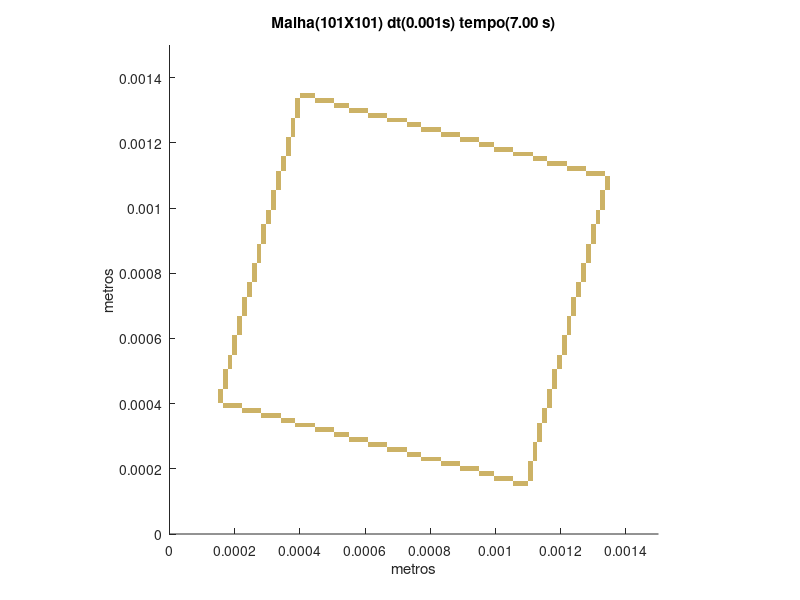

MATLAB code for this plot:
set (gca,'PlotBoxAspectRatio',[1 1 1],'Xlim',[0,0.0015],'Ylim',[0,0.0015])
hold on
title('Malha(101X101) dt(0.001s) tempo(7.00 s)')
hold on
ylabel('metros')
hold on
xlabel('metros')
hold on

fill([0.00105445544554455 0.00105445544554455 0.00106930693069307 0.00106930693069307],[0.000148514851485149 0.000163366336633663 0.000163366336633663 0.000148514851485149],[0.8,0.7,0.4],'LineStyle','none')

fill([0.00106930693069307 0.00106930693069307 0.00108415841584158 0.00108415841584158],[0.000148514851485149 0.000163366336633663 0.000163366336633663 0.000148514851485149],[0.8,0.7,0.4],'LineStyle','none')

fill([0.00108415841584158 0.00108415841584158 0.0010990099009901 0.0010990099009901],[0.000148514851485149 0.000163366336633663 0.000163366336633663 0.000148514851485149],[0.8,0.7,0.4],'LineStyle','none')

fill([0.000995049504950495 0.000995049504950495 0.00100990099009901 0.00100990099009901],[0.000163366336633663 0.000178217821782178 0.000178217821782178 0.000163366336633663],[0.8,0.7,0.4],'LineStyle','none')

fill([0.00100990099009901 0.00100990099009901 0.00102475247524752 0.00102475247524752],[0.000163366336633663 0.000178217821782178 0.000178217821782178 0.000163366336633663],[0.8,0.7,0.4],'LineStyle','none')

fill([0.00102475247524752 0.00102475247524752 0.00103960396039604 0.00103960396039604],[0.000163366336633663 0.000178217821782178 0.000178217821782178 0.000163366336633663],[0.8,0.7,0.4],'LineStyle','none')

fill([0.00103960396039604 0.00103960396039604 0.00105445544554455 0.00105445544554455],[0.000163366336633663 0.000178217821782178 0.000178217821782178 0.000163366336633663],[0.8,0.7,0.4],'LineStyle','none')

fill([0.0010990099009901 0.0010990099009901 0.00111386138613861 0.00111386138613861],[0.000163366336633663 0.000178217821782178 0.000178217821782178 0.000163366336633663],[0.8,0.7,0.4],'LineStyle','none')

fill([0.00095049504950495 0.00095049504950495 0.000965346534653465 0.000965346534653465],[0.000178217821782178 0.000193069306930693 0.000193069306930693 0.000178217821782178],[0.8,0.7,0.4],'LineStyle','none')

fill([0.000965346534653465 0.000965346534653465 0.00098019801980198 0.00098019801980198],[0.000178217821782178 0.000193069306930693 0.000193069306930693 0.000178217821782178],[0.8,0.7,0.4],'LineStyle','none')

fill([0.00098019801980198 0.00098019801980198 0.000995049504950495 0.000995049504950495],[0.000178217821782178 0.000193069306930693 0.000193069306930693 0.000178217821782178],[0.8,0.7,0.4],'LineStyle','none')

fill([0.0010990099009901 0.0010990099009901 0.00111386138613861 0.00111386138613861],[0.000178217821782178 0.000193069306930693 0.000193069306930693 0.000178217821782178],[0.8,0.7,0.4],'LineStyle','none')

fill([0.000891089108910891 0.000891089108910891 0.000905940594059406 0.000905940594059406],[0.000193069306930693 0.000207920792079208 0.000207920792079208 0.000193069306930693],[0.8,0.7,0.4],'LineStyle','none')

fill([0.000905940594059406 0.000905940594059406 0.000920792079207921 0.000920792079207921],[0.000193069306930693 0.000207920792079208 0.000207920792079208 0.000193069306930693],[0.8,0.7,0.4],'LineStyle','none')

fill([0.000920792079207921 0.000920792079207921 0.000935643564356436 0.000935643564356436],[0.000193069306930693 0.000207920792079208 0.000207920792079208 0.000193069306930693],[0.8,0.7,0.4],'LineStyle','none')

fill([0.000935643564356436 0.000935643564356436 0.00095049504950495 0.00095049504950495],[0.000193069306930693 0.000207920792079208 0.000207920792079208 0.000193069306930693],[0.8,0.7,0.4],'LineStyle','none')

fill([0.0010990099009901 0.0010990099009901 0.00111386138613861 0.00111386138613861],[0.000193069306930693 0.000207920792079208 0.000207920792079208 0.000193069306930693],[0.8,0.7,0.4],'LineStyle','none')

fill([0.000831683168316832 0.000831683168316832 0.000846534653465347 0.000846534653465347],[0.000207920792079208 0.000222772277227723 0.000222772277227723 0.000207920792079208],[0.8,0.7,0.4],'LineStyle','none')

fill([0.000846534653465347 0.000846534653465347 0.000861386138613861 0.000861386138613861],[0.000207920792079208 0.000222772277227723 0.000222772277227723 0.000207920792079208],[0.8,0.7,0.4],'LineStyle','none')

fill([0.000861386138613861 0.000861386138613861 0.000876237623762376 0.000876237623762376],[0.000207920792079208 0.000222772277227723 0.000222772277227723 0.000207920792079208],[0.8,0.7,0.4],'LineStyle','none')

fill([0.000876237623762376 0.000876237623762376 0.000891089108910891 0.000891089108910891],[0.000207920792079208 0.000222772277227723 0.000222772277227723 0.000207920792079208],[0.8,0.7,0.4],'LineStyle','none')

fill([0.0010990099009901 0.0010990099009901 0.00111386138613861 0.00111386138613861],[0.000207920792079208 0.000222772277227723 0.000222772277227723 0.000207920792079208],[0.8,0.7,0.4],'LineStyle','none')

fill([0.000772277227722772 0.000772277227722772 0.000787128712871287 0.000787128712871287],[0.000222772277227723 0.000237623762376238 0.000237623762376238 0.000222772277227723],[0.8,0.7,0.4],'LineStyle','none')

fill([0.000787128712871287 0.000787128712871287 0.000801980198019802 0.000801980198019802],[0.000222772277227723 0.000237623762376238 0.000237623762376238 0.000222772277227723],[0.8,0.7,0.4],'LineStyle','none')

fill([0.000801980198019802 0.000801980198019802 0.000816831683168317 0.000816831683168317],[0.000222772277227723 0.000237623762376238 0.000237623762376238 0.000222772277227723],[0.8,0.7,0.4],'LineStyle','none')

fill([0.000816831683168317 0.000816831683168317 0.000831683168316832 0.000831683168316832],[0.000222772277227723 0.000237623762376238 0.000237623762376238 0.000222772277227723],[0.8,0.7,0.4],'LineStyle','none')

fill([0.00111386138613861 0.00111386138613861 0.00112871287128713 0.00112871287128713],[0.000222772277227723 0.000237623762376238 0.000237623762376238 0.000222772277227723],[0.8,0.7,0.4],'LineStyle','none')

fill([0.000727722772277228 0.000727722772277228 0.000742574257425743 0.000742574257425743],[0.000237623762376238 0.000252475247524752 0.000252475247524752 0.000237623762376238],[0.8,0.7,0.4],'LineStyle','none')

fill([0.000742574257425743 0.000742574257425743 0.000757425742574257 0.000757425742574257],[0.000237623762376238 0.000252475247524752 0.000252475247524752 0.000237623762376238],[0.8,0.7,0.4],'LineStyle','none')

fill([0.000757425742574257 0.000757425742574257 0.000772277227722772 0.000772277227722772],[0.000237623762376238 0.000252475247524752 0.000252475247524752 0.000237623762376238],[0.8,0.7,0.4],'LineStyle','none')

fill([0.00111386138613861 0.00111386138613861 0.00112871287128713 0.00112871287128713],[0.000237623762376238 0.000252475247524752 0.000252475247524752 0.000237623762376238],[0.8,0.7,0.4],'LineStyle','none')

fill([0.000668316831683168 0.000668316831683168 0.000683168316831683 0.000683168316831683],[0.000252475247524752 0.000267326732673267 0.000267326732673267 0.000252475247524752],[0.8,0.7,0.4],'LineStyle','none')

fill([0.000683168316831683 0.000683168316831683 0.000698019801980198 0.000698019801980198],[0.000252475247524752 0.000267326732673267 0.000267326732673267 0.000252475247524752],[0.8,0.7,0.4],'LineStyle','none')

fill([0.000698019801980198 0.000698019801980198 0.000712871287128713 0.000712871287128713],[0.000252475247524752 0.000267326732673267 0.000267326732673267 0.000252475247524752],[0.8,0.7,0.4],'LineStyle','none')

fill([0.000712871287128713 0.000712871287128713 0.000727722772277228 0.000727722772277228],[0.000252475247524752 0.000267326732673267 0.000267326732673267 0.000252475247524752],[0.8,0.7,0.4],'LineStyle','none')

fill([0.00111386138613861 0.00111386138613861 0.00112871287128713 0.00112871287128713],[0.000252475247524752 0.000267326732673267 0.000267326732673267 0.000252475247524752],[0.8,0.7,0.4],'LineStyle','none')

fill([0.000608910891089109 0.000608910891089109 0.000623762376237624 0.000623762376237624],[0.000267326732673267 0.000282178217821782 0.000282178217821782 0.000267326732673267],[0.8,0.7,0.4],'LineStyle','none')

fill([0.000623762376237624 0.000623762376237624 0.000638613861386139 0.000638613861386139],[0.000267326732673267 0.000282178217821782 0.000282178217821782 0.000267326732673267],[0.8,0.7,0.4],'LineStyle','none')

fill([0.000638613861386139 0.000638613861386139 0.000653465346534653 0.000653465346534653],[0.000267326732673267 0.000282178217821782 0.000282178217821782 0.000267326732673267],[0.8,0.7,0.4],'LineStyle','none')

fill([0.000653465346534653 0.000653465346534653 0.000668316831683168 0.000668316831683168],[0.000267326732673267 0.000282178217821782 0.000282178217821782 0.000267326732673267],[0.8,0.7,0.4],'LineStyle','none')

fill([0.00111386138613861 0.00111386138613861 0.00112871287128713 0.00112871287128713],[0.000267326732673267 0.000282178217821782 0.000282178217821782 0.000267326732673267],[0.8,0.7,0.4],'LineStyle','none')

fill([0.000549504950495049 0.000549504950495049 0.000564356435643564 0.000564356435643564],[0.000282178217821782 0.000297029702970297 0.000297029702970297 0.000282178217821782],[0.8,0.7,0.4],'LineStyle','none')

fill([0.000564356435643564 0.000564356435643564 0.000579207920792079 0.000579207920792079],[0.000282178217821782 0.000297029702970297 0.000297029702970297 0.000282178217821782],[0.8,0.7,0.4],'LineStyle','none')

fill([0.000579207920792079 0.000579207920792079 0.000594059405940594 0.000594059405940594],[0.000282178217821782 0.000297029702970297 0.000297029702970297 0.000282178217821782],[0.8,0.7,0.4],'LineStyle','none')

fill([0.000594059405940594 0.000594059405940594 0.000608910891089109 0.000608910891089109],[0.000282178217821782 0.000297029702970297 0.000297029702970297 0.000282178217821782],[0.8,0.7,0.4],'LineStyle','none')

fill([0.00112871287128713 0.00112871287128713 0.00114356435643564 0.00114356435643564],[0.000282178217821782 0.000297029702970297 0.000297029702970297 0.000282178217821782],[0.8,0.7,0.4],'LineStyle','none')

fill([0.000504950495049505 0.000504950495049505 0.00051980198019802 0.00051980198019802],[0.000297029702970297 0.000311881188118812 0.000311881188118812 0.000297029702970297],[0.8,0.7,0.4],'LineStyle','none')

fill([0.00051980198019802 0.00051980198019802 0.000534653465346535 0.000534653465346535],[0.000297029702970297 0.000311881188118812 0.000311881188118812 0.000297029702970297],[0.8,0.7,0.4],'LineStyle','none')

fill([0.000534653465346535 0.000534653465346535 0.000549504950495049 0.000549504950495049],[0.000297029702970297 0.000311881188118812 0.000311881188118812 0.000297029702970297],[0.8,0.7,0.4],'LineStyle','none')

fill([0.00112871287128713 0.00112871287128713 0.00114356435643564 0.00114356435643564],[0.000297029702970297 0.000311881188118812 0.000311881188118812 0.000297029702970297],[0.8,0.7,0.4],'LineStyle','none')

fill([0.000445544554455446 0.000445544554455446 0.00046039603960396 0.00046039603960396],[0.000311881188118812 0.000326732673267327 0.000326732673267327 0.000311881188118812],[0.8,0.7,0.4],'LineStyle','none')

fill([0.00046039603960396 0.00046039603960396 0.000475247524752475 0.000475247524752475],[0.000311881188118812 0.000326732673267327 0.000326732673267327 0.000311881188118812],[0.8,0.7,0.4],'LineStyle','none')

fill([0.000475247524752475 0.000475247524752475 0.00049009900990099 0.00049009900990099],[0.000311881188118812 0.000326732673267327 0.000326732673267327 0.000311881188118812],[0.8,0.7,0.4],'LineStyle','none')

fill([0.00049009900990099 0.00049009900990099 0.000504950495049505 0.000504950495049505],[0.000311881188118812 0.000326732673267327 0.000326732673267327 0.000311881188118812],[0.8,0.7,0.4],'LineStyle','none')

fill([0.00112871287128713 0.00112871287128713 0.00114356435643564 0.00114356435643564],[0.000311881188118812 0.000326732673267327 0.000326732673267327 0.000311881188118812],[0.8,0.7,0.4],'LineStyle','none')

fill([0.000386138613861386 0.000386138613861386 0.000400990099009901 0.000400990099009901],[0.000326732673267327 0.000341584158415842 0.000341584158415842 0.000326732673267327],[0.8,0.7,0.4],'LineStyle','none')

fill([0.000400990099009901 0.000400990099009901 0.000415841584158416 0.000415841584158416],[0.000326732673267327 0.000341584158415842 0.000341584158415842 0.000326732673267327],[0.8,0.7,0.4],'LineStyle','none')

fill([0.000415841584158416 0.000415841584158416 0.000430693069306931 0.000430693069306931],[0.000326732673267327 0.000341584158415842 0.000341584158415842 0.000326732673267327],[0.8,0.7,0.4],'LineStyle','none')

fill([0.000430693069306931 0.000430693069306931 0.000445544554455446 0.000445544554455446],[0.000326732673267327 0.000341584158415842 0.000341584158415842 0.000326732673267327],[0.8,0.7,0.4],'LineStyle','none')

fill([0.00112871287128713 0.00112871287128713 0.00114356435643564 0.00114356435643564],[0.000326732673267327 0.000341584158415842 0.000341584158415842 0.000326732673267327],[0.8,0.7,0.4],'LineStyle','none')

fill([0.000341584158415842 0.000341584158415842 0.000356435643564356 0.000356435643564356],[0.000341584158415842 0.000356435643564356 0.000356435643564356 0.000341584158415842],[0.8,0.7,0.4],'LineStyle','none')

fill([0.000356435643564356 0.000356435643564356 0.000371287128712871 0.000371287128712871],[0.000341584158415842 0.000356435643564356 0.000356435643564356 0.000341584158415842],[0.8,0.7,0.4],'LineStyle','none')

fill([0.000371287128712871 0.000371287128712871 0.000386138613861386 0.000386138613861386],[0.000341584158415842 0.000356435643564356 0.000356435643564356 0.000341584158415842],[0.8,0.7,0.4],'LineStyle','none')

fill([0.00114356435643564 0.00114356435643564 0.00115841584158416 0.00115841584158416],[0.000341584158415842 0.000356435643564356 0.000356435643564356 0.000341584158415842],[0.8,0.7,0.4],'LineStyle','none')

fill([0.000282178217821782 0.000282178217821782 0.000297029702970297 0.000297029702970297],[0.000356435643564356 0.000371287128712871 0.000371287128712871 0.000356435643564356],[0.8,0.7,0.4],'LineStyle','none')

fill([0.000297029702970297 0.000297029702970297 0.000311881188118812 0.000311881188118812],[0.000356435643564356 0.000371287128712871 0.000371287128712871 0.000356435643564356],[0.8,0.7,0.4],'LineStyle','none')

fill([0.000311881188118812 0.000311881188118812 0.000326732673267327 0.000326732673267327],[0.000356435643564356 0.000371287128712871 0.000371287128712871 0.000356435643564356],[0.8,0.7,0.4],'LineStyle','none')

fill([0.000326732673267327 0.000326732673267327 0.000341584158415842 0.000341584158415842],[0.000356435643564356 0.000371287128712871 0.000371287128712871 0.000356435643564356],[0.8,0.7,0.4],'LineStyle','none')

fill([0.00114356435643564 0.00114356435643564 0.00115841584158416 0.00115841584158416],[0.000356435643564356 0.000371287128712871 0.000371287128712871 0.000356435643564356],[0.8,0.7,0.4],'LineStyle','none')

fill([0.000222772277227723 0.000222772277227723 0.000237623762376238 0.000237623762376238],[0.000371287128712871 0.000386138613861386 0.000386138613861386 0.000371287128712871],[0.8,0.7,0.4],'LineStyle','none')

fill([0.000237623762376238 0.000237623762376238 0.000252475247524752 0.000252475247524752],[0.000371287128712871 0.000386138613861386 0.000386138613861386 0.000371287128712871],[0.8,0.7,0.4],'LineStyle','none')

fill([0.000252475247524752 0.000252475247524752 0.000267326732673267 0.000267326732673267],[0.000371287128712871 0.000386138613861386 0.000386138613861386 0.000371287128712871],[0.8,0.7,0.4],'LineStyle','none')

fill([0.000267326732673267 0.000267326732673267 0.000282178217821782 0.000282178217821782],[0.000371287128712871 0.000386138613861386 0.000386138613861386 0.000371287128712871],[0.8,0.7,0.4],'LineStyle','none')

fill([0.00114356435643564 0.00114356435643564 0.00115841584158416 0.00115841584158416],[0.000371287128712871 0.000386138613861386 0.000386138613861386 0.000371287128712871],[0.8,0.7,0.4],'LineStyle','none')

fill([0.000163366336633663 0.000163366336633663 0.000178217821782178 0.000178217821782178],[0.000386138613861386 0.000400990099009901 0.000400990099009901 0.000386138613861386],[0.8,0.7,0.4],'LineStyle','none')

fill([0.000178217821782178 0.000178217821782178 0.000193069306930693 0.000193069306930693],[0.000386138613861386 0.000400990099009901 0.000400990099009901 0.000386138613861386],[0.8,0.7,0.4],'LineStyle','none')

fill([0.000193069306930693 0.000193069306930693 0.000207920792079208 0.000207920792079208],[0.000386138613861386 0.000400990099009901 0.000400990099009901 0.000386138613861386],[0.8,0.7,0.4],'LineStyle','none')

fill([0.000207920792079208 0.000207920792079208 0.000222772277227723 0.000222772277227723],[0.000386138613861386 0.000400990099009901 0.000400990099009901 0.000386138613861386],[0.8,0.7,0.4],'LineStyle','none')

fill([0.00115841584158416 0.00115841584158416 0.00117326732673267 0.00117326732673267],[0.000386138613861386 0.000400990099009901 0.000400990099009901 0.000386138613861386],[0.8,0.7,0.4],'LineStyle','none')

fill([0.000148514851485149 0.000148514851485149 0.000163366336633663 0.000163366336633663],[0.000400990099009901 0.000415841584158416 0.000415841584158416 0.000400990099009901],[0.8,0.7,0.4],'LineStyle','none')

fill([0.00115841584158416 0.00115841584158416 0.00117326732673267 0.00117326732673267],[0.000400990099009901 0.000415841584158416 0.000415841584158416 0.000400990099009901],[0.8,0.7,0.4],'LineStyle','none')

fill([0.000148514851485149 0.000148514851485149 0.000163366336633663 0.000163366336633663],[0.000415841584158416 0.000430693069306931 0.000430693069306931 0.000415841584158416],[0.8,0.7,0.4],'LineStyle','none')

fill([0.00115841584158416 0.00115841584158416 0.00117326732673267 0.00117326732673267],[0.000415841584158416 0.000430693069306931 0.000430693069306931 0.000415841584158416],[0.8,0.7,0.4],'LineStyle','none')

fill([0.000148514851485149 0.000148514851485149 0.000163366336633663 0.000163366336633663],[0.000430693069306931 0.000445544554455446 0.000445544554455446 0.000430693069306931],[0.8,0.7,0.4],'LineStyle','none')

fill([0.00115841584158416 0.00115841584158416 0.00117326732673267 0.00117326732673267],[0.000430693069306931 0.000445544554455446 0.000445544554455446 0.000430693069306931],[0.8,0.7,0.4],'LineStyle','none')

fill([0.000163366336633663 0.000163366336633663 0.000178217821782178 0.000178217821782178],[0.000445544554455446 0.00046039603960396 0.00046039603960396 0.000445544554455446],[0.8,0.7,0.4],'LineStyle','none')

fill([0.00117326732673267 0.00117326732673267 0.00118811881188119 0.00118811881188119],[0.000445544554455446 0.00046039603960396 0.00046039603960396 0.000445544554455446],[0.8,0.7,0.4],'LineStyle','none')

fill([0.000163366336633663 0.000163366336633663 0.000178217821782178 0.000178217821782178],[0.00046039603960396 0.000475247524752475 0.000475247524752475 0.00046039603960396],[0.8,0.7,0.4],'LineStyle','none')

fill([0.00117326732673267 0.00117326732673267 0.00118811881188119 0.00118811881188119],[0.00046039603960396 0.000475247524752475 0.000475247524752475 0.00046039603960396],[0.8,0.7,0.4],'LineStyle','none')

fill([0.000163366336633663 0.000163366336633663 0.000178217821782178 0.000178217821782178],[0.000475247524752475 0.00049009900990099 0.00049009900990099 0.000475247524752475],[0.8,0.7,0.4],'LineStyle','none')

fill([0.00117326732673267 0.00117326732673267 0.00118811881188119 0.00118811881188119],[0.000475247524752475 0.00049009900990099 0.00049009900990099 0.000475247524752475],[0.8,0.7,0.4],'LineStyle','none')

fill([0.000163366336633663 0.000163366336633663 0.000178217821782178 0.000178217821782178],[0.00049009900990099 0.000504950495049505 0.000504950495049505 0.00049009900990099],[0.8,0.7,0.4],'LineStyle','none')

fill([0.00117326732673267 0.00117326732673267 0.00118811881188119 0.00118811881188119],[0.00049009900990099 0.000504950495049505 0.000504950495049505 0.00049009900990099],[0.8,0.7,0.4],'LineStyle','none')

fill([0.000178217821782178 0.000178217821782178 0.000193069306930693 0.000193069306930693],[0.000504950495049505 0.00051980198019802 0.00051980198019802 0.000504950495049505],[0.8,0.7,0.4],'LineStyle','none')

fill([0.00118811881188119 0.00118811881188119 0.0012029702970297 0.0012029702970297],[0.000504950495049505 0.00051980198019802 0.00051980198019802 0.000504950495049505],[0.8,0.7,0.4],'LineStyle','none')

fill([0.000178217821782178 0.000178217821782178 0.000193069306930693 0.000193069306930693],[0.00051980198019802 0.000534653465346535 0.000534653465346535 0.00051980198019802],[0.8,0.7,0.4],'LineStyle','none')

fill([0.00118811881188119 0.00118811881188119 0.0012029702970297 0.0012029702970297],[0.00051980198019802 0.000534653465346535 0.000534653465346535 0.00051980198019802],[0.8,0.7,0.4],'LineStyle','none')

fill([0.000178217821782178 0.000178217821782178 0.000193069306930693 0.000193069306930693],[0.000534653465346535 0.000549504950495049 0.000549504950495049 0.000534653465346535],[0.8,0.7,0.4],'LineStyle','none')

fill([0.00118811881188119 0.00118811881188119 0.0012029702970297 0.0012029702970297],[0.000534653465346535 0.000549504950495049 0.000549504950495049 0.000534653465346535],[0.8,0.7,0.4],'LineStyle','none')

fill([0.000193069306930693 0.000193069306930693 0.000207920792079208 0.000207920792079208],[0.000549504950495049 0.000564356435643564 0.000564356435643564 0.000549504950495049],[0.8,0.7,0.4],'LineStyle','none')

fill([0.0012029702970297 0.0012029702970297 0.00121782178217822 0.00121782178217822],[0.000549504950495049 0.000564356435643564 0.000564356435643564 0.000549504950495049],[0.8,0.7,0.4],'LineStyle','none')

fill([0.000193069306930693 0.000193069306930693 0.000207920792079208 0.000207920792079208],[0.000564356435643564 0.000579207920792079 0.000579207920792079 0.000564356435643564],[0.8,0.7,0.4],'LineStyle','none')

fill([0.0012029702970297 0.0012029702970297 0.00121782178217822 0.00121782178217822],[0.000564356435643564 0.000579207920792079 0.000579207920792079 0.000564356435643564],[0.8,0.7,0.4],'LineStyle','none')

fill([0.000193069306930693 0.000193069306930693 0.000207920792079208 0.000207920792079208],[0.000579207920792079 0.000594059405940594 0.000594059405940594 0.000579207920792079],[0.8,0.7,0.4],'LineStyle','none')

fill([0.0012029702970297 0.0012029702970297 0.00121782178217822 0.00121782178217822],[0.000579207920792079 0.000594059405940594 0.000594059405940594 0.000579207920792079],[0.8,0.7,0.4],'LineStyle','none')

fill([0.000193069306930693 0.000193069306930693 0.000207920792079208 0.000207920792079208],[0.000594059405940594 0.000608910891089109 0.000608910891089109 0.000594059405940594],[0.8,0.7,0.4],'LineStyle','none')

fill([0.0012029702970297 0.0012029702970297 0.00121782178217822 0.00121782178217822],[0.000594059405940594 0.000608910891089109 0.000608910891089109 0.000594059405940594],[0.8,0.7,0.4],'LineStyle','none')

fill([0.000207920792079208 0.000207920792079208 0.000222772277227723 0.000222772277227723],[0.000608910891089109 0.000623762376237624 0.000623762376237624 0.000608910891089109],[0.8,0.7,0.4],'LineStyle','none')

fill([0.00121782178217822 0.00121782178217822 0.00123267326732673 0.00123267326732673],[0.000608910891089109 0.000623762376237624 0.000623762376237624 0.000608910891089109],[0.8,0.7,0.4],'LineStyle','none')

fill([0.000207920792079208 0.000207920792079208 0.000222772277227723 0.000222772277227723],[0.000623762376237624 0.000638613861386139 0.000638613861386139 0.000623762376237624],[0.8,0.7,0.4],'LineStyle','none')

fill([0.00121782178217822 0.00121782178217822 0.00123267326732673 0.00123267326732673],[0.000623762376237624 0.000638613861386139 0.000638613861386139 0.000623762376237624],[0.8,0.7,0.4],'LineStyle','none')

fill([0.000207920792079208 0.000207920792079208 0.000222772277227723 0.000222772277227723],[0.000638613861386139 0.000653465346534653 0.000653465346534653 0.000638613861386139],[0.8,0.7,0.4],'LineStyle','none')

fill([0.00121782178217822 0.00121782178217822 0.00123267326732673 0.00123267326732673],[0.000638613861386139 0.000653465346534653 0.000653465346534653 0.000638613861386139],[0.8,0.7,0.4],'LineStyle','none')

fill([0.000207920792079208 0.000207920792079208 0.000222772277227723 0.000222772277227723],[0.000653465346534653 0.000668316831683168 0.000668316831683168 0.000653465346534653],[0.8,0.7,0.4],'LineStyle','none')

fill([0.00121782178217822 0.00121782178217822 0.00123267326732673 0.00123267326732673],[0.000653465346534653 0.000668316831683168 0.000668316831683168 0.000653465346534653],[0.8,0.7,0.4],'LineStyle','none')

fill([0.000222772277227723 0.000222772277227723 0.000237623762376238 0.000237623762376238],[0.000668316831683168 0.000683168316831683 0.000683168316831683 0.000668316831683168],[0.8,0.7,0.4],'LineStyle','none')

fill([0.00123267326732673 0.00123267326732673 0.00124752475247525 0.00124752475247525],[0.000668316831683168 0.000683168316831683 0.000683168316831683 0.000668316831683168],[0.8,0.7,0.4],'LineStyle','none')

fill([0.000222772277227723 0.000222772277227723 0.000237623762376238 0.000237623762376238],[0.000683168316831683 0.000698019801980198 0.000698019801980198 0.000683168316831683],[0.8,0.7,0.4],'LineStyle','none')

fill([0.00123267326732673 0.00123267326732673 0.00124752475247525 0.00124752475247525],[0.000683168316831683 0.000698019801980198 0.000698019801980198 0.000683168316831683],[0.8,0.7,0.4],'LineStyle','none')

fill([0.000222772277227723 0.000222772277227723 0.000237623762376238 0.000237623762376238],[0.000698019801980198 0.000712871287128713 0.000712871287128713 0.000698019801980198],[0.8,0.7,0.4],'LineStyle','none')

fill([0.00123267326732673 0.00123267326732673 0.00124752475247525 0.00124752475247525],[0.000698019801980198 0.000712871287128713 0.000712871287128713 0.000698019801980198],[0.8,0.7,0.4],'LineStyle','none')

fill([0.000222772277227723 0.000222772277227723 0.000237623762376238 0.000237623762376238],[0.000712871287128713 0.000727722772277228 0.000727722772277228 0.000712871287128713],[0.8,0.7,0.4],'LineStyle','none')

fill([0.00123267326732673 0.00123267326732673 0.00124752475247525 0.00124752475247525],[0.000712871287128713 0.000727722772277228 0.000727722772277228 0.000712871287128713],[0.8,0.7,0.4],'LineStyle','none')

fill([0.000237623762376238 0.000237623762376238 0.000252475247524752 0.000252475247524752],[0.000727722772277228 0.000742574257425743 0.000742574257425743 0.000727722772277228],[0.8,0.7,0.4],'LineStyle','none')

fill([0.00124752475247525 0.00124752475247525 0.00126237623762376 0.00126237623762376],[0.000727722772277228 0.000742574257425743 0.000742574257425743 0.000727722772277228],[0.8,0.7,0.4],'LineStyle','none')

fill([0.000237623762376238 0.000237623762376238 0.000252475247524752 0.000252475247524752],[0.000742574257425743 0.000757425742574257 0.000757425742574257 0.000742574257425743],[0.8,0.7,0.4],'LineStyle','none')

fill([0.00124752475247525 0.00124752475247525 0.00126237623762376 0.00126237623762376],[0.000742574257425743 0.000757425742574257 0.000757425742574257 0.000742574257425743],[0.8,0.7,0.4],'LineStyle','none')

fill([0.000237623762376238 0.000237623762376238 0.000252475247524752 0.000252475247524752],[0.000757425742574257 0.000772277227722772 0.000772277227722772 0.000757425742574257],[0.8,0.7,0.4],'LineStyle','none')

fill([0.00124752475247525 0.00124752475247525 0.00126237623762376 0.00126237623762376],[0.000757425742574257 0.000772277227722772 0.000772277227722772 0.000757425742574257],[0.8,0.7,0.4],'LineStyle','none')

fill([0.000252475247524752 0.000252475247524752 0.000267326732673267 0.000267326732673267],[0.000772277227722772 0.000787128712871287 0.000787128712871287 0.000772277227722772],[0.8,0.7,0.4],'LineStyle','none')

fill([0.00126237623762376 0.00126237623762376 0.00127722772277228 0.00127722772277228],[0.000772277227722772 0.000787128712871287 0.000787128712871287 0.000772277227722772],[0.8,0.7,0.4],'LineStyle','none')

fill([0.000252475247524752 0.000252475247524752 0.000267326732673267 0.000267326732673267],[0.000787128712871287 0.000801980198019802 0.000801980198019802 0.000787128712871287],[0.8,0.7,0.4],'LineStyle','none')

fill([0.00126237623762376 0.00126237623762376 0.00127722772277228 0.00127722772277228],[0.000787128712871287 0.000801980198019802 0.000801980198019802 0.000787128712871287],[0.8,0.7,0.4],'LineStyle','none')

fill([0.000252475247524752 0.000252475247524752 0.000267326732673267 0.000267326732673267],[0.000801980198019802 0.000816831683168317 0.000816831683168317 0.000801980198019802],[0.8,0.7,0.4],'LineStyle','none')

fill([0.00126237623762376 0.00126237623762376 0.00127722772277228 0.00127722772277228],[0.000801980198019802 0.000816831683168317 0.000816831683168317 0.000801980198019802],[0.8,0.7,0.4],'LineStyle','none')

fill([0.000252475247524752 0.000252475247524752 0.000267326732673267 0.000267326732673267],[0.000816831683168317 0.000831683168316832 0.000831683168316832 0.000816831683168317],[0.8,0.7,0.4],'LineStyle','none')

fill([0.00126237623762376 0.00126237623762376 0.00127722772277228 0.00127722772277228],[0.000816831683168317 0.000831683168316832 0.000831683168316832 0.000816831683168317],[0.8,0.7,0.4],'LineStyle','none')

fill([0.000267326732673267 0.000267326732673267 0.000282178217821782 0.000282178217821782],[0.000831683168316832 0.000846534653465347 0.000846534653465347 0.000831683168316832],[0.8,0.7,0.4],'LineStyle','none')

fill([0.00127722772277228 0.00127722772277228 0.00129207920792079 0.00129207920792079],[0.000831683168316832 0.000846534653465347 0.000846534653465347 0.000831683168316832],[0.8,0.7,0.4],'LineStyle','none')

fill([0.000267326732673267 0.000267326732673267 0.000282178217821782 0.000282178217821782],[0.000846534653465347 0.000861386138613861 0.000861386138613861 0.000846534653465347],[0.8,0.7,0.4],'LineStyle','none')

fill([0.00127722772277228 0.00127722772277228 0.00129207920792079 0.00129207920792079],[0.000846534653465347 0.000861386138613861 0.000861386138613861 0.000846534653465347],[0.8,0.7,0.4],'LineStyle','none')

fill([0.000267326732673267 0.000267326732673267 0.000282178217821782 0.000282178217821782],[0.000861386138613861 0.000876237623762376 0.000876237623762376 0.000861386138613861],[0.8,0.7,0.4],'LineStyle','none')

fill([0.00127722772277228 0.00127722772277228 0.00129207920792079 0.00129207920792079],[0.000861386138613861 0.000876237623762376 0.000876237623762376 0.000861386138613861],[0.8,0.7,0.4],'LineStyle','none')

fill([0.000267326732673267 0.000267326732673267 0.000282178217821782 0.000282178217821782],[0.000876237623762376 0.000891089108910891 0.000891089108910891 0.000876237623762376],[0.8,0.7,0.4],'LineStyle','none')

fill([0.00127722772277228 0.00127722772277228 0.00129207920792079 0.00129207920792079],[0.000876237623762376 0.000891089108910891 0.000891089108910891 0.000876237623762376],[0.8,0.7,0.4],'LineStyle','none')

fill([0.000282178217821782 0.000282178217821782 0.000297029702970297 0.000297029702970297],[0.000891089108910891 0.000905940594059406 0.000905940594059406 0.000891089108910891],[0.8,0.7,0.4],'LineStyle','none')

fill([0.00129207920792079 0.00129207920792079 0.00130693069306931 0.00130693069306931],[0.000891089108910891 0.000905940594059406 0.000905940594059406 0.000891089108910891],[0.8,0.7,0.4],'LineStyle','none')

fill([0.000282178217821782 0.000282178217821782 0.000297029702970297 0.000297029702970297],[0.000905940594059406 0.000920792079207921 0.000920792079207921 0.000905940594059406],[0.8,0.7,0.4],'LineStyle','none')

fill([0.00129207920792079 0.00129207920792079 0.00130693069306931 0.00130693069306931],[0.000905940594059406 0.000920792079207921 0.000920792079207921 0.000905940594059406],[0.8,0.7,0.4],'LineStyle','none')

fill([0.000282178217821782 0.000282178217821782 0.000297029702970297 0.000297029702970297],[0.000920792079207921 0.000935643564356436 0.000935643564356436 0.000920792079207921],[0.8,0.7,0.4],'LineStyle','none')

fill([0.00129207920792079 0.00129207920792079 0.00130693069306931 0.00130693069306931],[0.000920792079207921 0.000935643564356436 0.000935643564356436 0.000920792079207921],[0.8,0.7,0.4],'LineStyle','none')

fill([0.000282178217821782 0.000282178217821782 0.000297029702970297 0.000297029702970297],[0.000935643564356436 0.00095049504950495 0.00095049504950495 0.000935643564356436],[0.8,0.7,0.4],'LineStyle','none')

fill([0.00129207920792079 0.00129207920792079 0.00130693069306931 0.00130693069306931],[0.000935643564356436 0.00095049504950495 0.00095049504950495 0.000935643564356436],[0.8,0.7,0.4],'LineStyle','none')

fill([0.000297029702970297 0.000297029702970297 0.000311881188118812 0.000311881188118812],[0.00095049504950495 0.000965346534653465 0.000965346534653465 0.00095049504950495],[0.8,0.7,0.4],'LineStyle','none')

fill([0.00130693069306931 0.00130693069306931 0.00132178217821782 0.00132178217821782],[0.00095049504950495 0.000965346534653465 0.000965346534653465 0.00095049504950495],[0.8,0.7,0.4],'LineStyle','none')

fill([0.000297029702970297 0.000297029702970297 0.000311881188118812 0.000311881188118812],[0.000965346534653465 0.00098019801980198 0.00098019801980198 0.000965346534653465],[0.8,0.7,0.4],'LineStyle','none')

fill([0.00130693069306931 0.00130693069306931 0.00132178217821782 0.00132178217821782],[0.000965346534653465 0.00098019801980198 0.00098019801980198 0.000965346534653465],[0.8,0.7,0.4],'LineStyle','none')

fill([0.000297029702970297 0.000297029702970297 0.000311881188118812 0.000311881188118812],[0.00098019801980198 0.000995049504950495 0.000995049504950495 0.00098019801980198],[0.8,0.7,0.4],'LineStyle','none')

fill([0.00130693069306931 0.00130693069306931 0.00132178217821782 0.00132178217821782],[0.00098019801980198 0.000995049504950495 0.000995049504950495 0.00098019801980198],[0.8,0.7,0.4],'LineStyle','none')

fill([0.000311881188118812 0.000311881188118812 0.000326732673267327 0.000326732673267327],[0.000995049504950495 0.00100990099009901 0.00100990099009901 0.000995049504950495],[0.8,0.7,0.4],'LineStyle','none')

fill([0.00132178217821782 0.00132178217821782 0.00133663366336634 0.00133663366336634],[0.000995049504950495 0.00100990099009901 0.00100990099009901 0.000995049504950495],[0.8,0.7,0.4],'LineStyle','none')

fill([0.000311881188118812 0.000311881188118812 0.000326732673267327 0.000326732673267327],[0.00100990099009901 0.00102475247524752 0.00102475247524752 0.00100990099009901],[0.8,0.7,0.4],'LineStyle','none')

fill([0.00132178217821782 0.00132178217821782 0.00133663366336634 0.00133663366336634],[0.00100990099009901 0.00102475247524752 0.00102475247524752 0.00100990099009901],[0.8,0.7,0.4],'LineStyle','none')

fill([0.000311881188118812 0.000311881188118812 0.000326732673267327 0.000326732673267327],[0.00102475247524752 0.00103960396039604 0.00103960396039604 0.00102475247524752],[0.8,0.7,0.4],'LineStyle','none')

fill([0.00132178217821782 0.00132178217821782 0.00133663366336634 0.00133663366336634],[0.00102475247524752 0.00103960396039604 0.00103960396039604 0.00102475247524752],[0.8,0.7,0.4],'LineStyle','none')

fill([0.000311881188118812 0.000311881188118812 0.000326732673267327 0.000326732673267327],[0.00103960396039604 0.00105445544554455 0.00105445544554455 0.00103960396039604],[0.8,0.7,0.4],'LineStyle','none')

fill([0.00132178217821782 0.00132178217821782 0.00133663366336634 0.00133663366336634],[0.00103960396039604 0.00105445544554455 0.00105445544554455 0.00103960396039604],[0.8,0.7,0.4],'LineStyle','none')

fill([0.000326732673267327 0.000326732673267327 0.000341584158415842 0.000341584158415842],[0.00105445544554455 0.00106930693069307 0.00106930693069307 0.00105445544554455],[0.8,0.7,0.4],'LineStyle','none')

fill([0.00133663366336634 0.00133663366336634 0.00135148514851485 0.00135148514851485],[0.00105445544554455 0.00106930693069307 0.00106930693069307 0.00105445544554455],[0.8,0.7,0.4],'LineStyle','none')

fill([0.000326732673267327 0.000326732673267327 0.000341584158415842 0.000341584158415842],[0.00106930693069307 0.00108415841584158 0.00108415841584158 0.00106930693069307],[0.8,0.7,0.4],'LineStyle','none')

fill([0.00133663366336634 0.00133663366336634 0.00135148514851485 0.00135148514851485],[0.00106930693069307 0.00108415841584158 0.00108415841584158 0.00106930693069307],[0.8,0.7,0.4],'LineStyle','none')

fill([0.000326732673267327 0.000326732673267327 0.000341584158415842 0.000341584158415842],[0.00108415841584158 0.0010990099009901 0.0010990099009901 0.00108415841584158],[0.8,0.7,0.4],'LineStyle','none')

fill([0.00133663366336634 0.00133663366336634 0.00135148514851485 0.00135148514851485],[0.00108415841584158 0.0010990099009901 0.0010990099009901 0.00108415841584158],[0.8,0.7,0.4],'LineStyle','none')

fill([0.000326732673267327 0.000326732673267327 0.000341584158415842 0.000341584158415842],[0.0010990099009901 0.00111386138613861 0.00111386138613861 0.0010990099009901],[0.8,0.7,0.4],'LineStyle','none')

fill([0.00127722772277228 0.00127722772277228 0.00129207920792079 0.00129207920792079],[0.0010990099009901 0.00111386138613861 0.00111386138613861 0.0010990099009901],[0.8,0.7,0.4],'LineStyle','none')

fill([0.00129207920792079 0.00129207920792079 0.00130693069306931 0.00130693069306931],[0.0010990099009901 0.00111386138613861 0.00111386138613861 0.0010990099009901],[0.8,0.7,0.4],'LineStyle','none')

fill([0.00130693069306931 0.00130693069306931 0.00132178217821782 0.00132178217821782],[0.0010990099009901 0.00111386138613861 0.00111386138613861 0.0010990099009901],[0.8,0.7,0.4],'LineStyle','none')

fill([0.00132178217821782 0.00132178217821782 0.00133663366336634 0.00133663366336634],[0.0010990099009901 0.00111386138613861 0.00111386138613861 0.0010990099009901],[0.8,0.7,0.4],'LineStyle','none')

fill([0.000341584158415842 0.000341584158415842 0.000356435643564356 0.000356435643564356],[0.00111386138613861 0.00112871287128713 0.00112871287128713 0.00111386138613861],[0.8,0.7,0.4],'LineStyle','none')

fill([0.00121782178217822 0.00121782178217822 0.00123267326732673 0.00123267326732673],[0.00111386138613861 0.00112871287128713 0.00112871287128713 0.00111386138613861],[0.8,0.7,0.4],'LineStyle','none')

fill([0.00123267326732673 0.00123267326732673 0.00124752475247525 0.00124752475247525],[0.00111386138613861 0.00112871287128713 0.00112871287128713 0.00111386138613861],[0.8,0.7,0.4],'LineStyle','none')

fill([0.00124752475247525 0.00124752475247525 0.00126237623762376 0.00126237623762376],[0.00111386138613861 0.00112871287128713 0.00112871287128713 0.00111386138613861],[0.8,0.7,0.4],'LineStyle','none')

fill([0.00126237623762376 0.00126237623762376 0.00127722772277228 0.00127722772277228],[0.00111386138613861 0.00112871287128713 0.00112871287128713 0.00111386138613861],[0.8,0.7,0.4],'LineStyle','none')

fill([0.000341584158415842 0.000341584158415842 0.000356435643564356 0.000356435643564356],[0.00112871287128713 0.00114356435643564 0.00114356435643564 0.00112871287128713],[0.8,0.7,0.4],'LineStyle','none')

fill([0.00115841584158416 0.00115841584158416 0.00117326732673267 0.00117326732673267],[0.00112871287128713 0.00114356435643564 0.00114356435643564 0.00112871287128713],[0.8,0.7,0.4],'LineStyle','none')

fill([0.00117326732673267 0.00117326732673267 0.00118811881188119 0.00118811881188119],[0.00112871287128713 0.00114356435643564 0.00114356435643564 0.00112871287128713],[0.8,0.7,0.4],'LineStyle','none')

fill([0.00118811881188119 0.00118811881188119 0.0012029702970297 0.0012029702970297],[0.00112871287128713 0.00114356435643564 0.00114356435643564 0.00112871287128713],[0.8,0.7,0.4],'LineStyle','none')

fill([0.0012029702970297 0.0012029702970297 0.00121782178217822 0.00121782178217822],[0.00112871287128713 0.00114356435643564 0.00114356435643564 0.00112871287128713],[0.8,0.7,0.4],'LineStyle','none')

fill([0.000341584158415842 0.000341584158415842 0.000356435643564356 0.000356435643564356],[0.00114356435643564 0.00115841584158416 0.00115841584158416 0.00114356435643564],[0.8,0.7,0.4],'LineStyle','none')

fill([0.00111386138613861 0.00111386138613861 0.00112871287128713 0.00112871287128713],[0.00114356435643564 0.00115841584158416 0.00115841584158416 0.00114356435643564],[0.8,0.7,0.4],'LineStyle','none')

fill([0.00112871287128713 0.00112871287128713 0.00114356435643564 0.00114356435643564],[0.00114356435643564 0.00115841584158416 0.00115841584158416 0.00114356435643564],[0.8,0.7,0.4],'LineStyle','none')

fill([0.00114356435643564 0.00114356435643564 0.00115841584158416 0.00115841584158416],[0.00114356435643564 0.00115841584158416 0.00115841584158416 0.00114356435643564],[0.8,0.7,0.4],'LineStyle','none')

fill([0.000356435643564356 0.000356435643564356 0.000371287128712871 0.000371287128712871],[0.00115841584158416 0.00117326732673267 0.00117326732673267 0.00115841584158416],[0.8,0.7,0.4],'LineStyle','none')

fill([0.00105445544554455 0.00105445544554455 0.00106930693069307 0.00106930693069307],[0.00115841584158416 0.00117326732673267 0.00117326732673267 0.00115841584158416],[0.8,0.7,0.4],'LineStyle','none')

fill([0.00106930693069307 0.00106930693069307 0.00108415841584158 0.00108415841584158],[0.00115841584158416 0.00117326732673267 0.00117326732673267 0.00115841584158416],[0.8,0.7,0.4],'LineStyle','none')

fill([0.00108415841584158 0.00108415841584158 0.0010990099009901 0.0010990099009901],[0.00115841584158416 0.00117326732673267 0.00117326732673267 0.00115841584158416],[0.8,0.7,0.4],'LineStyle','none')

fill([0.0010990099009901 0.0010990099009901 0.00111386138613861 0.00111386138613861],[0.00115841584158416 0.00117326732673267 0.00117326732673267 0.00115841584158416],[0.8,0.7,0.4],'LineStyle','none')

fill([0.000356435643564356 0.000356435643564356 0.000371287128712871 0.000371287128712871],[0.00117326732673267 0.00118811881188119 0.00118811881188119 0.00117326732673267],[0.8,0.7,0.4],'LineStyle','none')

fill([0.000995049504950495 0.000995049504950495 0.00100990099009901 0.00100990099009901],[0.00117326732673267 0.00118811881188119 0.00118811881188119 0.00117326732673267],[0.8,0.7,0.4],'LineStyle','none')

fill([0.00100990099009901 0.00100990099009901 0.00102475247524752 0.00102475247524752],[0.00117326732673267 0.00118811881188119 0.00118811881188119 0.00117326732673267],[0.8,0.7,0.4],'LineStyle','none')

fill([0.00102475247524752 0.00102475247524752 0.00103960396039604 0.00103960396039604],[0.00117326732673267 0.00118811881188119 0.00118811881188119 0.00117326732673267],[0.8,0.7,0.4],'LineStyle','none')

fill([0.00103960396039604 0.00103960396039604 0.00105445544554455 0.00105445544554455],[0.00117326732673267 0.00118811881188119 0.00118811881188119 0.00117326732673267],[0.8,0.7,0.4],'LineStyle','none')

fill([0.000356435643564356 0.000356435643564356 0.000371287128712871 0.000371287128712871],[0.00118811881188119 0.0012029702970297 0.0012029702970297 0.00118811881188119],[0.8,0.7,0.4],'LineStyle','none')

fill([0.00095049504950495 0.00095049504950495 0.000965346534653465 0.000965346534653465],[0.00118811881188119 0.0012029702970297 0.0012029702970297 0.00118811881188119],[0.8,0.7,0.4],'LineStyle','none')

fill([0.000965346534653465 0.000965346534653465 0.00098019801980198 0.00098019801980198],[0.00118811881188119 0.0012029702970297 0.0012029702970297 0.00118811881188119],[0.8,0.7,0.4],'LineStyle','none')

fill([0.00098019801980198 0.00098019801980198 0.000995049504950495 0.000995049504950495],[0.00118811881188119 0.0012029702970297 0.0012029702970297 0.00118811881188119],[0.8,0.7,0.4],'LineStyle','none')

fill([0.000356435643564356 0.000356435643564356 0.000371287128712871 0.000371287128712871],[0.0012029702970297 0.00121782178217822 0.00121782178217822 0.0012029702970297],[0.8,0.7,0.4],'LineStyle','none')

fill([0.000891089108910891 0.000891089108910891 0.000905940594059406 0.000905940594059406],[0.0012029702970297 0.00121782178217822 0.00121782178217822 0.0012029702970297],[0.8,0.7,0.4],'LineStyle','none')

fill([0.000905940594059406 0.000905940594059406 0.000920792079207921 0.000920792079207921],[0.0012029702970297 0.00121782178217822 0.00121782178217822 0.0012029702970297],[0.8,0.7,0.4],'LineStyle','none')

fill([0.000920792079207921 0.000920792079207921 0.000935643564356436 0.000935643564356436],[0.0012029702970297 0.00121782178217822 0.00121782178217822 0.0012029702970297],[0.8,0.7,0.4],'LineStyle','none')

fill([0.000935643564356436 0.000935643564356436 0.00095049504950495 0.00095049504950495],[0.0012029702970297 0.00121782178217822 0.00121782178217822 0.0012029702970297],[0.8,0.7,0.4],'LineStyle','none')

fill([0.000371287128712871 0.000371287128712871 0.000386138613861386 0.000386138613861386],[0.00121782178217822 0.00123267326732673 0.00123267326732673 0.00121782178217822],[0.8,0.7,0.4],'LineStyle','none')

fill([0.000831683168316832 0.000831683168316832 0.000846534653465347 0.000846534653465347],[0.00121782178217822 0.00123267326732673 0.00123267326732673 0.00121782178217822],[0.8,0.7,0.4],'LineStyle','none')

fill([0.000846534653465347 0.000846534653465347 0.000861386138613861 0.000861386138613861],[0.00121782178217822 0.00123267326732673 0.00123267326732673 0.00121782178217822],[0.8,0.7,0.4],'LineStyle','none')

fill([0.000861386138613861 0.000861386138613861 0.000876237623762376 0.000876237623762376],[0.00121782178217822 0.00123267326732673 0.00123267326732673 0.00121782178217822],[0.8,0.7,0.4],'LineStyle','none')

fill([0.000876237623762376 0.000876237623762376 0.000891089108910891 0.000891089108910891],[0.00121782178217822 0.00123267326732673 0.00123267326732673 0.00121782178217822],[0.8,0.7,0.4],'LineStyle','none')

fill([0.000371287128712871 0.000371287128712871 0.000386138613861386 0.000386138613861386],[0.00123267326732673 0.00124752475247525 0.00124752475247525 0.00123267326732673],[0.8,0.7,0.4],'LineStyle','none')

fill([0.000772277227722772 0.000772277227722772 0.000787128712871287 0.000787128712871287],[0.00123267326732673 0.00124752475247525 0.00124752475247525 0.00123267326732673],[0.8,0.7,0.4],'LineStyle','none')

fill([0.000787128712871287 0.000787128712871287 0.000801980198019802 0.000801980198019802],[0.00123267326732673 0.00124752475247525 0.00124752475247525 0.00123267326732673],[0.8,0.7,0.4],'LineStyle','none')

fill([0.000801980198019802 0.000801980198019802 0.000816831683168317 0.000816831683168317],[0.00123267326732673 0.00124752475247525 0.00124752475247525 0.00123267326732673],[0.8,0.7,0.4],'LineStyle','none')

fill([0.000816831683168317 0.000816831683168317 0.000831683168316832 0.000831683168316832],[0.00123267326732673 0.00124752475247525 0.00124752475247525 0.00123267326732673],[0.8,0.7,0.4],'LineStyle','none')

fill([0.000371287128712871 0.000371287128712871 0.000386138613861386 0.000386138613861386],[0.00124752475247525 0.00126237623762376 0.00126237623762376 0.00124752475247525],[0.8,0.7,0.4],'LineStyle','none')

fill([0.000727722772277228 0.000727722772277228 0.000742574257425743 0.000742574257425743],[0.00124752475247525 0.00126237623762376 0.00126237623762376 0.00124752475247525],[0.8,0.7,0.4],'LineStyle','none')

fill([0.000742574257425743 0.000742574257425743 0.000757425742574257 0.000757425742574257],[0.00124752475247525 0.00126237623762376 0.00126237623762376 0.00124752475247525],[0.8,0.7,0.4],'LineStyle','none')

fill([0.000757425742574257 0.000757425742574257 0.000772277227722772 0.000772277227722772],[0.00124752475247525 0.00126237623762376 0.00126237623762376 0.00124752475247525],[0.8,0.7,0.4],'LineStyle','none')

fill([0.000371287128712871 0.000371287128712871 0.000386138613861386 0.000386138613861386],[0.00126237623762376 0.00127722772277228 0.00127722772277228 0.00126237623762376],[0.8,0.7,0.4],'LineStyle','none')

fill([0.000668316831683168 0.000668316831683168 0.000683168316831683 0.000683168316831683],[0.00126237623762376 0.00127722772277228 0.00127722772277228 0.00126237623762376],[0.8,0.7,0.4],'LineStyle','none')

fill([0.000683168316831683 0.000683168316831683 0.000698019801980198 0.000698019801980198],[0.00126237623762376 0.00127722772277228 0.00127722772277228 0.00126237623762376],[0.8,0.7,0.4],'LineStyle','none')

fill([0.000698019801980198 0.000698019801980198 0.000712871287128713 0.000712871287128713],[0.00126237623762376 0.00127722772277228 0.00127722772277228 0.00126237623762376],[0.8,0.7,0.4],'LineStyle','none')

fill([0.000712871287128713 0.000712871287128713 0.000727722772277228 0.000727722772277228],[0.00126237623762376 0.00127722772277228 0.00127722772277228 0.00126237623762376],[0.8,0.7,0.4],'LineStyle','none')

fill([0.000386138613861386 0.000386138613861386 0.000400990099009901 0.000400990099009901],[0.00127722772277228 0.00129207920792079 0.00129207920792079 0.00127722772277228],[0.8,0.7,0.4],'LineStyle','none')

fill([0.000608910891089109 0.000608910891089109 0.000623762376237624 0.000623762376237624],[0.00127722772277228 0.00129207920792079 0.00129207920792079 0.00127722772277228],[0.8,0.7,0.4],'LineStyle','none')

fill([0.000623762376237624 0.000623762376237624 0.000638613861386139 0.000638613861386139],[0.00127722772277228 0.00129207920792079 0.00129207920792079 0.00127722772277228],[0.8,0.7,0.4],'LineStyle','none')

fill([0.000638613861386139 0.000638613861386139 0.000653465346534653 0.000653465346534653],[0.00127722772277228 0.00129207920792079 0.00129207920792079 0.00127722772277228],[0.8,0.7,0.4],'LineStyle','none')

fill([0.000653465346534653 0.000653465346534653 0.000668316831683168 0.000668316831683168],[0.00127722772277228 0.00129207920792079 0.00129207920792079 0.00127722772277228],[0.8,0.7,0.4],'LineStyle','none')

fill([0.000386138613861386 0.000386138613861386 0.000400990099009901 0.000400990099009901],[0.00129207920792079 0.00130693069306931 0.00130693069306931 0.00129207920792079],[0.8,0.7,0.4],'LineStyle','none')

fill([0.000549504950495049 0.000549504950495049 0.000564356435643564 0.000564356435643564],[0.00129207920792079 0.00130693069306931 0.00130693069306931 0.00129207920792079],[0.8,0.7,0.4],'LineStyle','none')

fill([0.000564356435643564 0.000564356435643564 0.000579207920792079 0.000579207920792079],[0.00129207920792079 0.00130693069306931 0.00130693069306931 0.00129207920792079],[0.8,0.7,0.4],'LineStyle','none')

fill([0.000579207920792079 0.000579207920792079 0.000594059405940594 0.000594059405940594],[0.00129207920792079 0.00130693069306931 0.00130693069306931 0.00129207920792079],[0.8,0.7,0.4],'LineStyle','none')

fill([0.000594059405940594 0.000594059405940594 0.000608910891089109 0.000608910891089109],[0.00129207920792079 0.00130693069306931 0.00130693069306931 0.00129207920792079],[0.8,0.7,0.4],'LineStyle','none')

fill([0.000386138613861386 0.000386138613861386 0.000400990099009901 0.000400990099009901],[0.00130693069306931 0.00132178217821782 0.00132178217821782 0.00130693069306931],[0.8,0.7,0.4],'LineStyle','none')

fill([0.000504950495049505 0.000504950495049505 0.00051980198019802 0.00051980198019802],[0.00130693069306931 0.00132178217821782 0.00132178217821782 0.00130693069306931],[0.8,0.7,0.4],'LineStyle','none')

fill([0.00051980198019802 0.00051980198019802 0.000534653465346535 0.000534653465346535],[0.00130693069306931 0.00132178217821782 0.00132178217821782 0.00130693069306931],[0.8,0.7,0.4],'LineStyle','none')

fill([0.000534653465346535 0.000534653465346535 0.000549504950495049 0.000549504950495049],[0.00130693069306931 0.00132178217821782 0.00132178217821782 0.00130693069306931],[0.8,0.7,0.4],'LineStyle','none')

fill([0.000386138613861386 0.000386138613861386 0.000400990099009901 0.000400990099009901],[0.00132178217821782 0.00133663366336634 0.00133663366336634 0.00132178217821782],[0.8,0.7,0.4],'LineStyle','none')

fill([0.000445544554455446 0.000445544554455446 0.00046039603960396 0.00046039603960396],[0.00132178217821782 0.00133663366336634 0.00133663366336634 0.00132178217821782],[0.8,0.7,0.4],'LineStyle','none')

fill([0.00046039603960396 0.00046039603960396 0.000475247524752475 0.000475247524752475],[0.00132178217821782 0.00133663366336634 0.00133663366336634 0.00132178217821782],[0.8,0.7,0.4],'LineStyle','none')

fill([0.000475247524752475 0.000475247524752475 0.00049009900990099 0.00049009900990099],[0.00132178217821782 0.00133663366336634 0.00133663366336634 0.00132178217821782],[0.8,0.7,0.4],'LineStyle','none')

fill([0.00049009900990099 0.00049009900990099 0.000504950495049505 0.000504950495049505],[0.00132178217821782 0.00133663366336634 0.00133663366336634 0.00132178217821782],[0.8,0.7,0.4],'LineStyle','none')

fill([0.000400990099009901 0.000400990099009901 0.000415841584158416 0.000415841584158416],[0.00133663366336634 0.00135148514851485 0.00135148514851485 0.00133663366336634],[0.8,0.7,0.4],'LineStyle','none')

fill([0.000415841584158416 0.000415841584158416 0.000430693069306931 0.000430693069306931],[0.00133663366336634 0.00135148514851485 0.00135148514851485 0.00133663366336634],[0.8,0.7,0.4],'LineStyle','none')

fill([0.000430693069306931 0.000430693069306931 0.000445544554455446 0.000445544554455446],[0.00133663366336634 0.00135148514851485 0.00135148514851485 0.00133663366336634],[0.8,0.7,0.4],'LineStyle','none')
